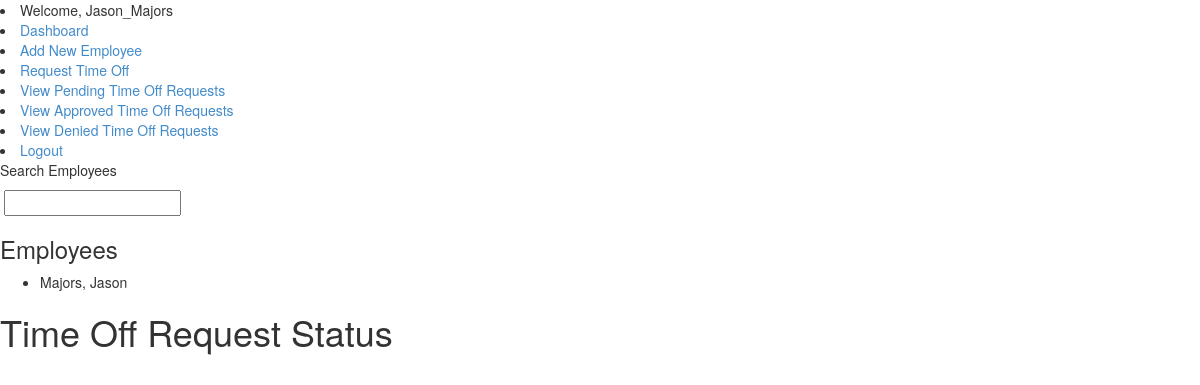
The page /hris/timeoff/APPROVED/ (signed in) on the database as committed earlier.
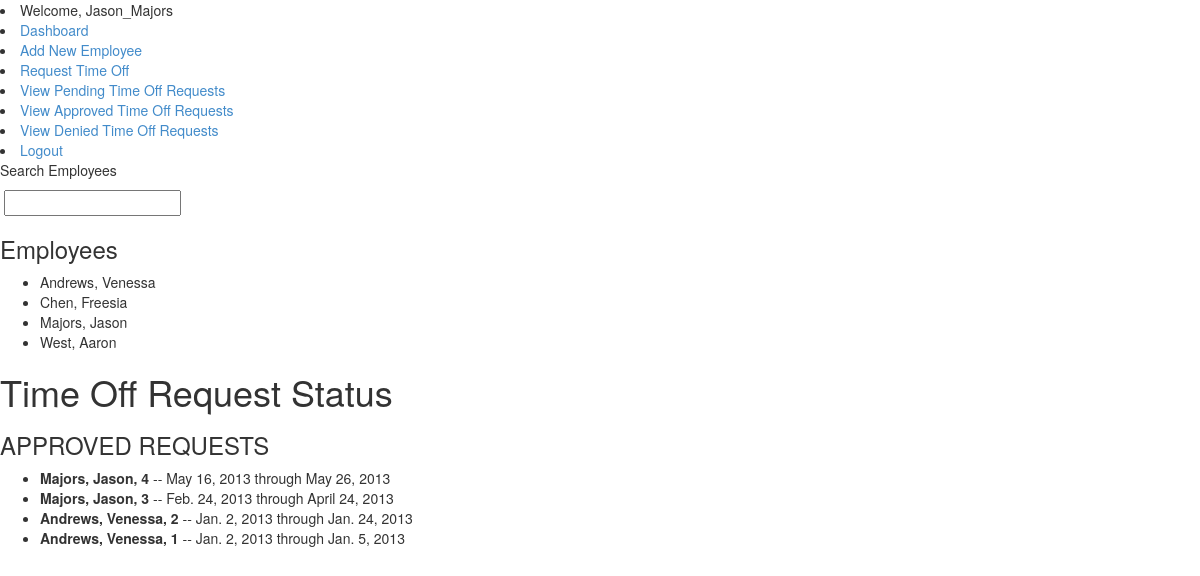
The same page on the database as committed later.
### hris_system/models.py (models this page shows, shortened)
class Employee(models.Model):
	user = models.OneToOneField(User)
	last_name = models.CharField(max_length=25)
	first_name = models.CharField(max_length=25)

class TimeOffRequest(models.Model):
	employee = models.ForeignKey(Employee)
	date_start = models.DateField(auto_now=False, auto_now_add=False)
	date_end = models.DateField(auto_now=False, auto_now_add=False)
	status = models.CharField(max_length=25, default="PENDING")

### hris_system/views.py (the view)
# urls.py: url(r'^timeoff/(?P<request_status>\w+)/$', views.get_timeoff_requests, name='requests'),
@login_required
def get_timeoff_requests(request, request_status):
	context = RequestContext(request)
	context_dict = {}
	employee_list = get_employee_list()
	status = request_status.upper()
	buttons = False
	if status == "PENDING":
		buttons = True
	timeoff_requests = TimeOffRequest.objects.filter(status=status).order_by('-id')
	context_dict['employee_list'] = employee_list
	context_dict['timeoff_requests'] = timeoff_requests
	context_dict['status'] = status
	context_dict['buttons'] = buttons
	return render_to_response('hris_system/timeoff.html', context_dict, context)

### hris_system/views.py (called while the page is built)
def get_employee_list(max_results=0, starts_with=''):
	employee_list = []
	if starts_with:
		employee_list = Employee.objects.filter(last_name__startswith=starts_with)
	else:
		employee_list = Employee.objects.all().order_by("last_name")
	if max_results > 0:
		if len(employee_list) >	max_results:
			employee_list = employee_list[:max_results]
	return employee_list

### templates/hris_system/timeoff.html (shortened to what this page needs)
{% extends 'hris_system/base.html' %}
{% block body_block %}
{% load static %}
<div>
	<h1>Time Off Request Status</h1>
	{% if timeoff_requests %}
	<h3>{{ status }} REQUESTS</h3>
		<div id="requests">
			<ul>
			{% for request in timeoff_requests %}
				<li><strong>{{ request.employee.last_name }}, {{ request.employee.first_name }}, {{ request.id }}</strong> -- {{ request.date_start }} through {{ request.date_end }}
				</li>
			{% endfor %}
			</ul>
		</div>
	{% endif %}
</div>
{% endblock %}

### templates/hris_system/employee_list.html
{% if employee_list %}
	<h3>Employees</h3>
	<ul>
		{% for employee in employee_list %}
		<li>{{ employee.last_name }}, {{ employee.first_name }}</li>
		{% endfor %}
{% else %}
	<h3>No Employees in the system</h3>
{% endif %}

Rows that differ between the two databases and show on the page:
added Employee: last_name "Andrews", first_name "Venessa"
added Employee: last_name "Chen", first_name "Freesia"
added Employee: last_name "West", first_name "Aaron"
added TimeOffRequest: employee.last_name "Majors", employee.first_name "Jason", id "4", date_start "May 16, 2013", date_end "May 26, 2013"
added TimeOffRequest: employee.last_name "Majors", employee.first_name "Jason", id "3", date_start "Feb. 24, 2013", date_end "April 24, 2013"
added TimeOffRequest: employee.last_name "Andrews", employee.first_name "Venessa", id "2", date_start "Jan. 2, 2013", date_end "Jan. 24, 2013"
now on this page (row edited): TimeOffRequest: employee.last_name "Andrews", employee.first_name "Venessa", id "1", date_start "Jan. 2, 2013", date_end "Jan. 5, 2013"
Other text that changed with them:
{{ status }}: (not shown) → "APPROVED"
text now shown: "REQUESTS"
